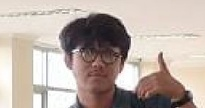
#> input picture Praktikum 10/eful.jpg, 205 x 108 px, shrunk from 271 x 142 before the run
$ jupyter execute 'Template matching mendeteksi einsten pada gambar_P6.ipynb'
#> lines starting #> are read from the running program, lines starting #| are printed output that depends on the picture
[cell 1]
# tampilkan kedua gambar
from matplotlib import pyplot as plt
import cv2
# panggil dan konversi warna agar sesuai dengan Matplotlib
einstein = cv2.imread('eful.jpg')
#> einstein is the input picture: shape (108, 205, 3); mean B, G, R 165.6, 173.3, 186.8
einstein = cv2.cvtColor(einstein, cv2.COLOR_BGR2RGB) # simpan dengan nama yang sama = ditumpuk
# panggil dan konversi warna agar sesuai dengan Matplotlib
solvay = cv2.imread('bareng.jpeg')
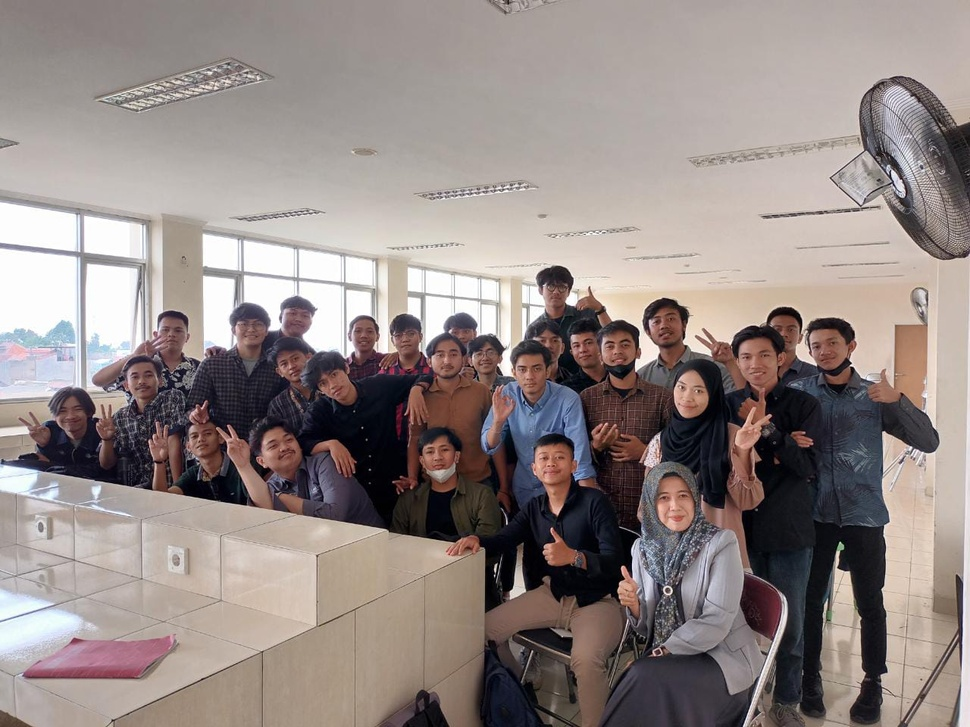
#> input picture Praktikum 10/bareng.jpeg, 970 x 727 px, shrunk from 1280 x 960 before the run
#> solvay is the input picture: shape (727, 970, 3); mean B, G, R 133.4, 136.3, 147.3
solvay = cv2.cvtColor(solvay, cv2.COLOR_BGR2RGB)
plt.subplot(121),plt.imshow(einstein), plt.title('EFUL GANTENG')
plt.subplot(122),plt.imshow(solvay), plt.title('Bareng-Bareng')
plt.show()
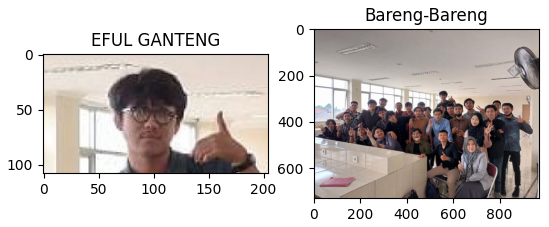
#> figure drawn by matplotlib, 2 panels

[cell 2]
import cv2
import numpy as np
from matplotlib import pyplot as plt

img = cv2.imread('bareng.jpeg',0)
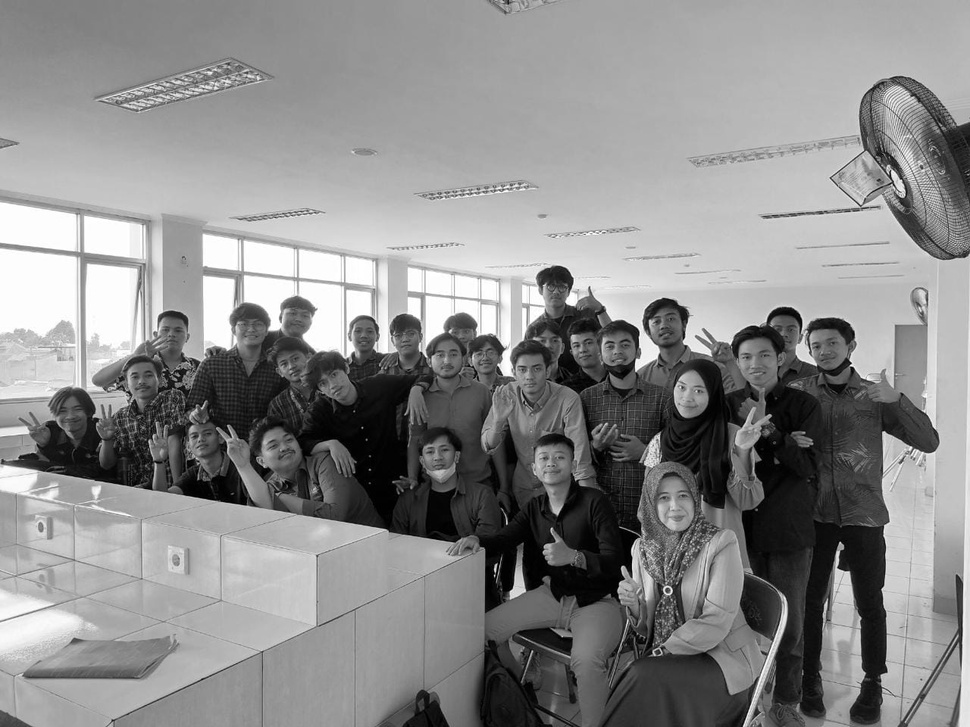
#> img: shape (727, 970); min 0, max 255, mean 139.3
img2 = img.copy()
template = cv2.imread('eful.jpg',0)
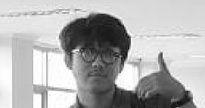
#> template: shape (108, 205); min 7, max 255, mean 176.5
w, h = template.shape[::-1]
#> w = 205; h = 108

# All the 6 methods for comparison in a list
methods = ['cv2.TM_CCOEFF', 'cv2.TM_CCOEFF_NORMED', 'cv2.TM_CCORR', 'cv2.TM_CCORR_NORMED', 'cv2.TM_SQDIFF', 'cv2.TM_SQDIFF_NORMED']

# perbesar ukuran hasil plotting
plt.rcParams["figure.figsize"] = (15,15)

for met in methods:
    img = img2.copy()
    method = eval(met)
    # menggunakan template matching
    res = cv2.matchTemplate(img,template,method)

    # mencari ukuran citra template untuk menggambar kotak
    min_val, max_val, min_loc, max_loc = cv2.minMaxLoc(res)

    # metode TM_SQDIFF dan TM_SQDIFF_NORMED menggunakan persamaan yang sedikit berbeda
    # sehingga dibuatkan fungsi khusus untuk mengambil nilai minimum
    if method in [cv2.TM_SQDIFF, cv2.TM_SQDIFF_NORMED]:
        top_left = min_loc
    else:
        top_left = max_loc
    bottom_right = (top_left[0] + w, top_left[1] + h)

# buat persegi pada lokasi yang ditemukan
    cv2.rectangle(img, top_left, bottom_right, 255, 2) # 2 adalah ketebalan garis kotak
    print("hasil metode", met, ": " )
    plt.subplot(121),plt.imshow(res,cmap = 'gray')
    plt.title('Hasil matching'), plt.xticks([]), plt.yticks([])
    plt.subplot(122),plt.imshow(img,cmap = 'gray')
    plt.title('Lokasi terdeteksi'), plt.xticks([]), plt.yticks([])
    plt.show()
#> this loop made 6 passes
#> (min_val, max_val, min_loc, top_left, bottom_right) on passes 1 to 4: (-45852644, 53508972, (565, 466), (468, 289), (673, 397)), (-0.511, 0.482, (564, 465), (78, 224), (283, 332)), (167267744, 850692864, (330, 420), (309, 216), (514, 324)), (0.596, 0.942, (572, 456), (78, 223), (283, 331))
#> (min_val, max_val, max_loc, top_left, bottom_right) on passes 5 to 6: (97145088, 547084544, (341, 425), (1, 551), (206, 659)), (0.125, 1, (225, 323), (0, 551), (205, 659))
#> pass 1, `res = cv2.matchTemplate(img,template,method)`:
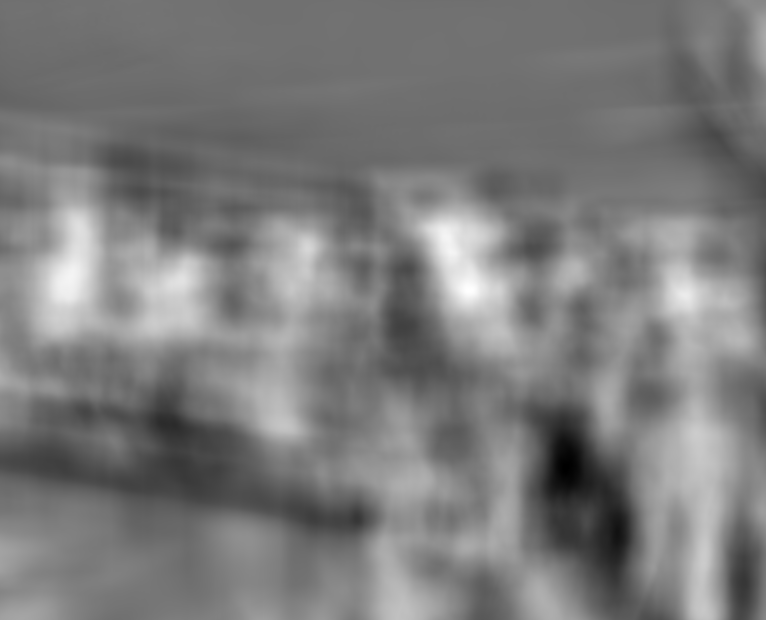
#> res: shape (620, 766) float32; min -45852644, max 53508972, mean 2433250; drawn with min black and max white
#> pass 1, `plt.show()`:
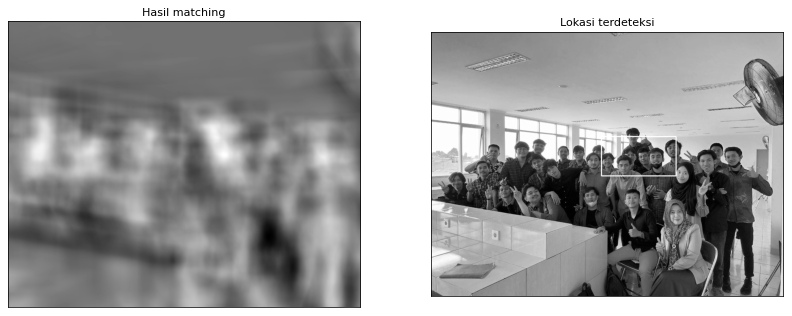
#> figure drawn by matplotlib, 2 panels
#> pass 2, `res = cv2.matchTemplate(img,template,method)`:
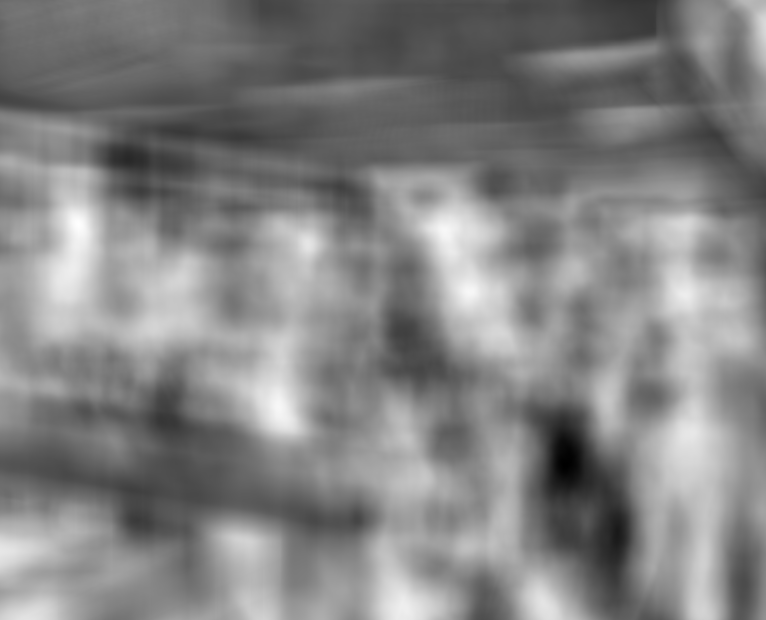
#> res: shape (620, 766) float32; min -0.511, max 0.482, mean -0.00115; drawn with min black and max white
#> pass 2, `plt.show()`:
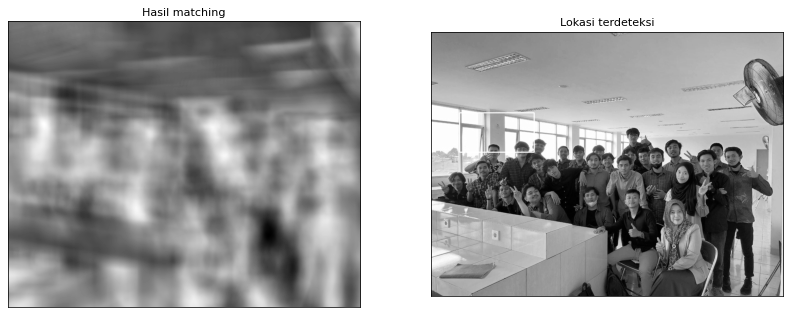
#> figure drawn by matplotlib, 2 panels
#> pass 3, `res = cv2.matchTemplate(img,template,method)`:
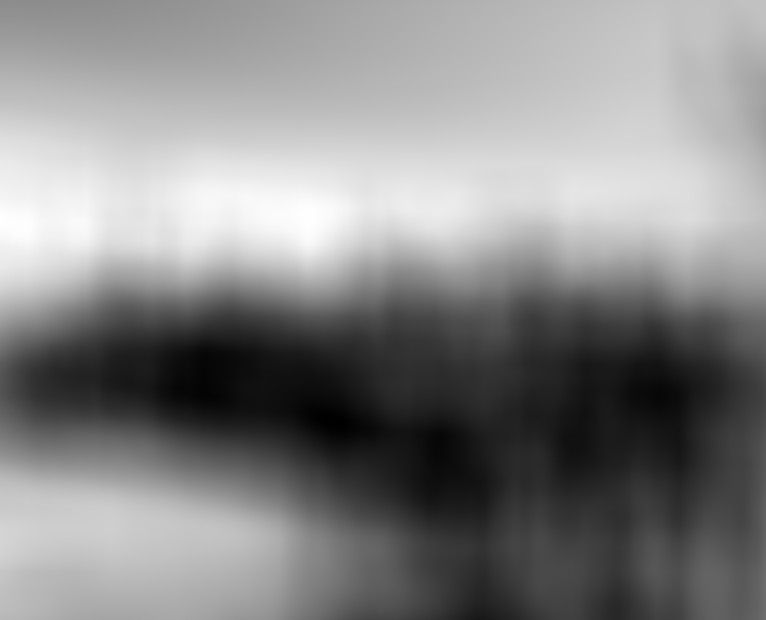
#> res: shape (620, 766) float32; min 167267744, max 850692864, mean 527059712; drawn with min black and max white
#> after the loop:
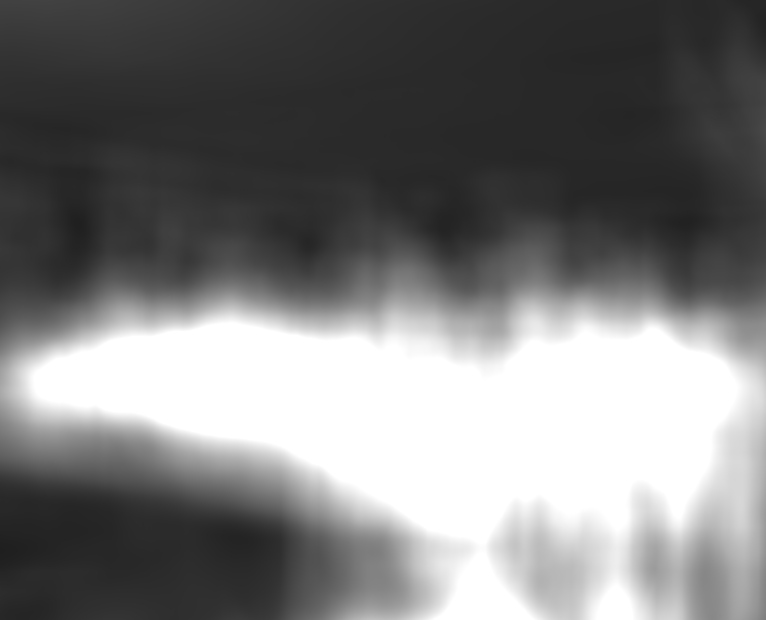
#> res: shape (620, 766) float32; min 0.125, max 1, mean 0.48
